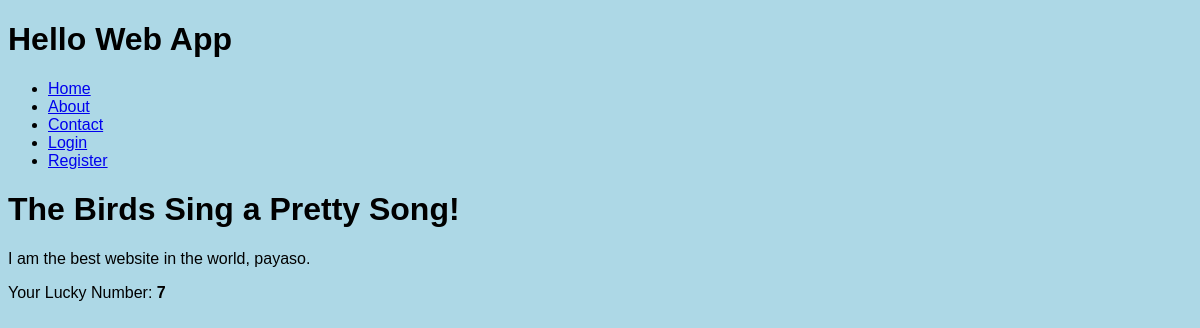
The app's page /, older data.
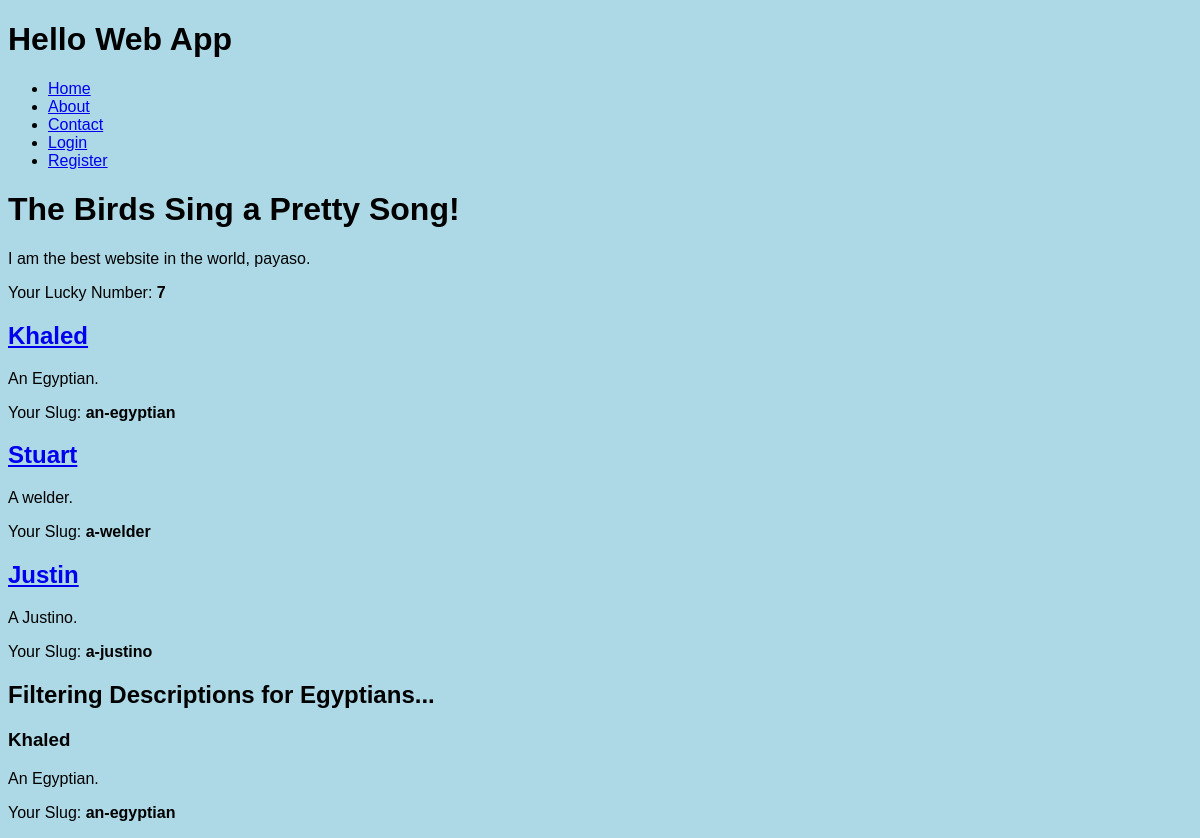
The same page, newer data.
### collection/models.py (models this page shows)
class SwimFace(models.Model):
	name = models.CharField(max_length=255)
	description = models.TextField()
	slug = models.SlugField(unique=True)
	user = models.OneToOneField(User, blank=True, null=True)

### collection/views.py (the view)
# urls.py: url(r'^$', 'collection.views.index', name='home'),
def index(request):
	number = 7
	swimfaces = SwimFace.objects.all()
	swimfacesFiltered = SwimFace.objects.filter(description__contains='Egyptian')
	return render(request, 'index.html', { 'number': number, 'swimfaces': swimfaces, 'swimfacesFiltered': swimfacesFiltered})

### collection/templates/index.html (shortened to what this page needs)
{% extends 'layouts/base.html' %}
{% block content %}
<h1>The Birds Sing a Pretty Song!</h1>
<p>I am the best website in the world, payaso.</p>
<p>Your Lucky Number: <b>{{ number }}</b></p>
{% for thing in swimfaces %}
<h2><a href="{% url 'swimface_detail' slug=thing.slug %}">{{ thing.name }}</a></h2>
<p>{{ thing.description }}</p>
<p>Your Slug: <b>{{ thing.description|slugify }}</b></p>
{% endfor %}
{% for thing in swimfacesFiltered %}
<h2>Filtering Descriptions for Egyptians...</h2>
<h3>{{ thing.name }}</h3>
<p>{{ thing.description }}</p>
<p>Your Slug: <b>{{ thing.description|slugify }}</b></p>
{% endfor %}
{% endblock %}

### collection/templates/layouts/base.html (shortened to what this page needs)
{% load staticfiles %}
<!doctype html>
<html>
<head>
	<link rel="stylesheet" href="{% static 'css/style.css' %}" />
</head>
<body>
	<header>
		<h1>Hello Web App</h1>
		<nav>
			<ul>
				<li><a href="{% url 'home' %}">Home</a></li>
				<li><a href="{% url 'about' %}">About</a></li>
				<li><a href="{% url 'contact' %}">Contact</a></li>
				{% if user.is_authenticated %}
				<li>
					<a href="{% url 'auth_logout' %}">Logout</a>
				</li>
				{% else %}
				<li>
					<a href="{% url 'auth_login' %}">Login</a>
				</li>
				<li>
					<a href="{% url 'registration_register' %}">Register</a>
				</li>
				{% endif %}
			</ul>
		</nav>
</header>
{% block content %}{% endblock %}
</body>
</html>

### collection/static/css/style.css (style rules this page uses)
body { background-color: lightblue; font-family: Helvetica; }

Row changes from the older to the newer data that the page shows:
added SwimFace: name "Khaled", description "An Egyptian.", description|slugify "an-egyptian"
added SwimFace: name "Stuart", description "A welder.", description|slugify "a-welder", shown under "The Birds Sing a Pretty Song!"
added SwimFace: name "Justin", description "A Justino.", description|slugify "a-justino", shown under "The Birds Sing a Pretty Song!"
